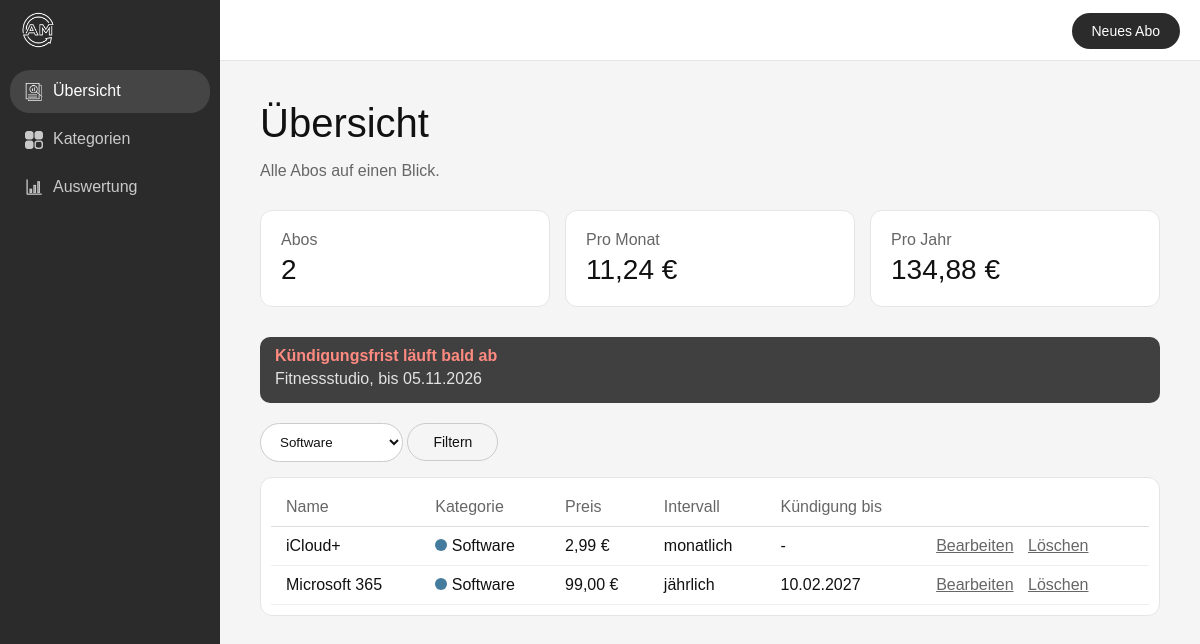
Screenshot of /index.php?kategorie=3 with the database file from the repository.
### tables this page shows
CREATE TABLE `abos` (
  `id` int(11) NOT NULL,
  `kategorie_id` int(11) NOT NULL,
  `name` varchar(100) NOT NULL,
  `anbieter` varchar(100) NOT NULL,
  `preis` decimal(8,2) NOT NULL,
  `intervall` varchar(20) NOT NULL,
  `startdatum` date NOT NULL,
  `kuendigungsfrist` date DEFAULT NULL,
  `notiz` text DEFAULT NULL
);

CREATE TABLE `kategorien` (
  `id` int(11) NOT NULL,
  `name` varchar(50) NOT NULL,
  `farbe` varchar(7) DEFAULT NULL
);

### funktionen.php (called while the page is built)
<?php
function monatskosten($preis, $intervall)
{
    if ($intervall == "jährlich") {
        return $preis / 12;
    }
    return $preis;
}
function euro($betrag)
{
    return number_format($betrag, 2, ',', '.') . " €";
}

### index.php (the view, shortened to what this page needs)
<?php
include 'verbindung.php';
include 'funktionen.php';
$filter = "";
if (isset($_GET['kategorie'])) {
    $filter = $_GET['kategorie'];
}
if ($filter == "") {
    $abos = $pdo->query("SELECT abos.*, kategorien.name AS kategorie, kategorien.farbe
                         FROM abos
                         JOIN kategorien ON abos.kategorie_id = kategorien.id
                         ORDER BY abos.name")->fetchAll();
} else {
    $sql = $pdo->prepare("SELECT abos.*, kategorien.name AS kategorie, kategorien.farbe
                          FROM abos
                          JOIN kategorien ON abos.kategorie_id = kategorien.id
                          WHERE abos.kategorie_id = ?
                          ORDER BY abos.name");
    $sql->execute([$filter]);
    $abos = $sql->fetchAll();
}
$kategorien = $pdo->query("SELECT * FROM kategorien ORDER BY name");
$proMonat = 0;
foreach ($abos as $abo) {
    $proMonat = $proMonat + monatskosten($abo['preis'], $abo['intervall']);
}
$hinweise = $pdo->query("SELECT name, kuendigungsfrist FROM abos
                         WHERE kuendigungsfrist BETWEEN CURDATE() AND DATE_ADD(CURDATE(), INTERVAL 30 DAY)
                         ORDER BY kuendigungsfrist")->fetchAll();
include 'kopf.php';
?>
<h1>Übersicht</h1>
<p class="grau">Alle Abos auf einen Blick.</p>
<div class="karten">
    <div class="karte">
        <div class="grau">Abos</div>
        <div class="zahl"><?php echo count($abos); ?></div>
    </div>
    <div class="karte">
        <div class="grau">Pro Monat</div>
        <div class="zahl"><?php echo euro($proMonat); ?></div>
    </div>
    <div class="karte">
        <div class="grau">Pro Jahr</div>
        <div class="zahl"><?php echo euro($proMonat * 12); ?></div>
    </div>
</div>
<?php if (count($hinweise) > 0) { ?>
    <div class="hinweis">
        <strong>Kündigungsfrist läuft bald ab</strong>
        <?php foreach ($hinweise as $hinweis) { ?>
            <p><?php echo htmlspecialchars($hinweis['name']); ?>, bis <?php echo date("d.m.Y", strtotime($hinweis['kuendigungsfrist'])); ?></p>
        <?php } ?>
    </div>
<?php } ?>
<form class="filter" method="get" action="index.php">
    <select class="feld" name="kategorie">
        <?php foreach ($kategorien as $kategorie) { ?>
            <option value="<?php echo $kategorie['id']; ?>" <?php if ($kategorie['id'] == $filter) { echo "selected"; } ?>>
                <?php echo htmlspecialchars($kategorie['name']); ?>
            </option>
        <?php } ?>
    </select>
    <button class="knopf-rand" type="submit">Filtern</button>
</form>
<?php if (count($abos) == 0) { ?>
    <?php if ($filter != "") { ?>
        <p class="grau">Keine Abos in dieser Kategorie.</p>
    <?php } else { ?>
        <p class="grau">Noch keine Abos vorhanden.</p>
        <a class="knopf-weiss" href="abo_bearbeiten.php">Erstes Abo anlegen</a>
    <?php } ?>
<?php } else { ?>
    <div class="box">
        <table>
            <tr>
                <th>Name</th>
                <th>Kategorie</th>
                <th>Preis</th>
                <th>Intervall</th>
                <th>Kündigung bis</th>
                <th></th>
            </tr>
            <?php foreach ($abos as $abo) { ?>
                <tr>
                    <td><?php echo htmlspecialchars($abo['name']); ?></td>
                    <td>
                        <span class="punkt" style="background-color: <?php echo htmlspecialchars($abo['farbe']); ?>"></span>
                        <?php echo htmlspecialchars($abo['kategorie']); ?>
                    </td>
                    <td><?php echo euro($abo['preis']); ?></td>
                    <td><?php echo $abo['intervall']; ?></td>
                    <td>
                        <?php
                        if ($abo['kuendigungsfrist'] != null) {
                            echo date("d.m.Y", strtotime($abo['kuendigungsfrist']));
                        } else {
                            echo "-";
                        }
                        ?>
                    </td>
                    <td>
                        <a href="abo_bearbeiten.php?id=<?php echo $abo['id']; ?>">Bearbeiten</a>
                        <a href="abo_loeschen.php?id=<?php echo $abo['id']; ?>" onclick="return confirm('Abo wirklich löschen?');">Löschen</a>
                    </td>
                </tr>
            <?php } ?>
        </table>
    </div>
<?php } ?>
<?php include 'fuss.php'; ?>

### style.css (style rules this page uses)
body { margin: 0; font-family: Arial, Helvetica, sans-serif; -webkit-font-smoothing: antialiased; background-color: #2b2b2b; color: white; }
.knopf-rand { display: inline-block; padding: 10px 25px; background-color: transparent; border: 1px solid #ccc; color: #111; text-decoration: none; font-size: 14px; border-radius: 20px; }
.inhalt h1 { font-size: 40px; font-weight: normal; margin: 0 0 10px 0; }
.grau { color: #666; }
.feld { padding: 10px 15px; background-color: white; color: #111; border: 1px solid #ccc; border-radius: 20px; font-family: inherit; }
button { border: none; cursor: pointer; font-family: inherit; }
table { margin-top: 20px; border-collapse: collapse; }
td { padding: 10px 15px; border-bottom: 1px solid #eee; }
td a { color: #666; }
.punkt { display: inline-block; width: 12px; height: 12px; border-radius: 6px; }
th { padding: 10px 15px; text-align: left; font-weight: normal; color: #666; border-bottom: 1px solid #ddd; }
td a { margin-right: 10px; }
.karten { display: grid; grid-template-columns: 1fr 1fr 1fr; gap: 15px; margin: 30px 0; }
.karte { padding: 20px; background-color: white; border: 1px solid #e5e5e5; border-radius: 12px; }
.zahl { font-size: 28px; margin-top: 5px; }
.hinweis { padding: 10px 15px; margin-bottom: 20px; background-color: #404040; border-radius: 10px; color: rgba(255, 255, 255, 0.85); }
.hinweis strong { color: #ff8a80; }
.hinweis p { margin: 5px 0; }
.box { padding: 10px; background-color: white; border: 1px solid #e5e5e5; border-radius: 12px; }
.box table { margin-top: 0; width: 100%; }
.filter { margin-bottom: 15px; }

### rows the page displays
abos: name "Fitnessstudio", kuendigungsfrist "05.11.2026"
abos: name "iCloud+", kategorie.name "Software", preis "2,99 €", intervall "monatlich"
abos: name "Microsoft 365", kategorie.name "Software", preis "99,00 €", intervall "jährlich", kuendigungsfrist "10.02.2027"

### other values shown
count($abos) "2"
euro($proMonat) "11,24 €"
euro($proMonat * 12) "134,88 €"
form field kategorie "Software"
